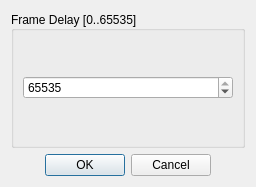
<?xml version="1.0" encoding="UTF-8"?>
<ui version="4.0">
 <class>DialogDelay</class>
 <widget class="QDialog" name="DialogDelay">
  <property name="windowModality">
   <enum>Qt::WindowModal</enum>
  </property>
  <property name="geometry">
   <rect>
    <x>0</x>
    <y>0</y>
    <width>256</width>
    <height>187</height>
   </rect>
  </property>
  <property name="minimumSize">
   <size>
    <width>200</width>
    <height>0</height>
   </size>
  </property>
  <property name="windowTitle">
   <string>Select Frame Delay</string>
  </property>
  <property name="modal">
   <bool>true</bool>
  </property>
  <layout class="QVBoxLayout" name="verticalLayout">
   <item>
    <widget class="QGroupBox" name="groupBoxDelay">
     <property name="title">
      <string>Frame Delay [0..65535]</string>
     </property>
     <property name="alignment">
      <set>Qt::AlignLeading|Qt::AlignLeft|Qt::AlignVCenter</set>
     </property>
     <layout class="QVBoxLayout" name="verticalLayout_3">
      <item>
       <layout class="QVBoxLayout" name="verticalLayout_2">
        <item>
         <widget class="QSpinBox" name="spinBoxDelay">
          <property name="maximum">
           <number>65535</number>
          </property>
          <property name="value">
           <number>65535</number>
          </property>
         </widget>
        </item>
       </layout>
      </item>
     </layout>
    </widget>
   </item>
   <item>
    <widget class="QDialogButtonBox" name="buttonBox">
     <property name="orientation">
      <enum>Qt::Horizontal</enum>
     </property>
     <property name="standardButtons">
      <set>QDialogButtonBox::Cancel|QDialogButtonBox::Ok</set>
     </property>
     <property name="centerButtons">
      <bool>true</bool>
     </property>
    </widget>
   </item>
  </layout>
 </widget>
 <resources/>
 <connections>
  <connection>
   <sender>buttonBox</sender>
   <signal>accepted()</signal>
   <receiver>DialogDelay</receiver>
   <slot>accept()</slot>
   <hints>
    <hint type="sourcelabel">
     <x>248</x>
     <y>254</y>
    </hint>
    <hint type="destinationlabel">
     <x>157</x>
     <y>274</y>
    </hint>
   </hints>
  </connection>
  <connection>
   <sender>buttonBox</sender>
   <signal>rejected()</signal>
   <receiver>DialogDelay</receiver>
   <slot>reject()</slot>
   <hints>
    <hint type="sourcelabel">
     <x>316</x>
     <y>260</y>
    </hint>
    <hint type="destinationlabel">
     <x>286</x>
     <y>274</y>
    </hint>
   </hints>
  </connection>
  <connection>
   <sender>spinBoxDelay</sender>
   <signal>valueChanged(int)</signal>
   <receiver>DialogDelay</receiver>
   <slot>spinBoxDelayChanged(int)</slot>
   <hints>
    <hint type="sourcelabel">
     <x>127</x>
     <y>87</y>
    </hint>
    <hint type="destinationlabel">
     <x>127</x>
     <y>93</y>
    </hint>
   </hints>
  </connection>
 </connections>
 <slots>
  <slot>spinBoxDelayChanged(int)</slot>
 </slots>
</ui>
